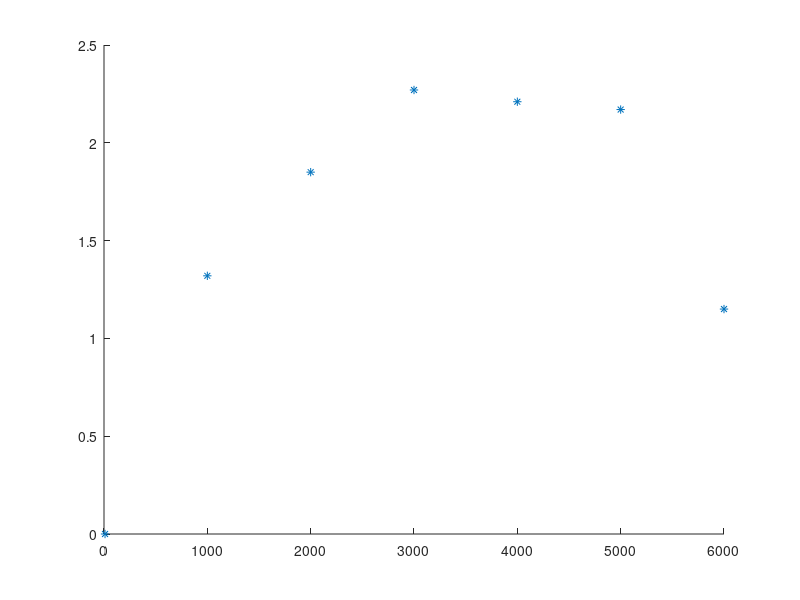

Write the MATLAB code that produced this figure. (Note: this script raises an error after producing the figure.)
x= [10,1000,2000,3000,4000,5000,6000];

y = [0,1.32,1.85,2.27,2.21,2.17,1.15];

scatter(x,y,"*")
mu = mean(y);
hline = refline([0,mu]);
real = refline(0,100);
ylim([0,5])
%hline.color = 'r';
disp(mu)
xlabel("Distancia Desde la salida del Haz (Grados)")
ylabel("Angulo de Divergencia (mm)")
title("Angulo VS Distancia")
legend("Diametro","","Media del Angulo")
